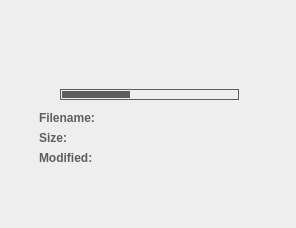
<?xml version="1.0" encoding="UTF-8"?>
<ui version="4.0">
 <class>GenFileDetailsView</class>
 <widget class="QWidget" name="GenFileDetailsView">
  <property name="geometry">
   <rect>
    <x>0</x>
    <y>0</y>
    <width>296</width>
    <height>228</height>
   </rect>
  </property>
  <property name="sizePolicy">
   <sizepolicy hsizetype="Expanding" vsizetype="Expanding">
    <horstretch>0</horstretch>
    <verstretch>0</verstretch>
   </sizepolicy>
  </property>
  <property name="windowTitle">
   <string>Form</string>
  </property>
  <property name="styleSheet">
   <string notr="true">color: rgb(92, 95, 97);
background-color: rgb(238, 238, 238);</string>
  </property>
  <widget class="GenKineticScrollWidget" name="kineticArea" native="true">
   <property name="geometry">
    <rect>
     <x>-1</x>
     <y>-1</y>
     <width>291</width>
     <height>231</height>
    </rect>
   </property>
   <widget class="QScrollArea" name="scrollArea">
    <property name="geometry">
     <rect>
      <x>-1</x>
      <y>-1</y>
      <width>301</width>
      <height>231</height>
     </rect>
    </property>
    <property name="widgetResizable">
     <bool>true</bool>
    </property>
    <widget class="QWidget" name="scrollAreaWidgetContents">
     <property name="geometry">
      <rect>
       <x>0</x>
       <y>0</y>
       <width>299</width>
       <height>229</height>
      </rect>
     </property>
     <widget class="QWidget" name="verticalLayoutWidget">
      <property name="geometry">
       <rect>
        <x>0</x>
        <y>0</y>
        <width>301</width>
        <height>231</height>
       </rect>
      </property>
      <layout class="QVBoxLayout" name="verticalLayout">
       <property name="leftMargin">
        <number>40</number>
       </property>
       <property name="rightMargin">
        <number>40</number>
       </property>
       <item>
        <spacer name="verticalSpacer">
         <property name="orientation">
          <enum>Qt::Vertical</enum>
         </property>
         <property name="sizeHint" stdset="0">
          <size>
           <width>20</width>
           <height>40</height>
          </size>
         </property>
        </spacer>
       </item>
       <item>
        <widget class="QLabel" name="thumbnail">
         <property name="contextMenuPolicy">
          <enum>Qt::NoContextMenu</enum>
         </property>
         <property name="text">
          <string/>
         </property>
         <property name="pixmap">
          <pixmap resource="../resources/cutebox.qrc">:/icons/page_white.gif</pixmap>
         </property>
         <property name="alignment">
          <set>Qt::AlignCenter</set>
         </property>
        </widget>
       </item>
       <item>
        <layout class="QHBoxLayout" name="horizontalLayout_4">
         <item>
          <spacer name="horizontalSpacer">
           <property name="orientation">
            <enum>Qt::Horizontal</enum>
           </property>
           <property name="sizeHint" stdset="0">
            <size>
             <width>20</width>
             <height>20</height>
            </size>
           </property>
          </spacer>
         </item>
         <item>
          <widget class="QProgressBar" name="itemProgressBar">
           <property name="sizePolicy">
            <sizepolicy hsizetype="Expanding" vsizetype="Preferred">
             <horstretch>1</horstretch>
             <verstretch>0</verstretch>
            </sizepolicy>
           </property>
           <property name="maximumSize">
            <size>
             <width>16777215</width>
             <height>13</height>
            </size>
           </property>
           <property name="contextMenuPolicy">
            <enum>Qt::NoContextMenu</enum>
           </property>
           <property name="styleSheet">
            <string notr="true">QProgressBar::chunk {
	background-color: rgb(92, 95, 97);
	margin: 1px;
}

QProgressBar {
background: transparent;
color: rgb(92, 95, 97);
border: 1px solid rgb(92, 95, 97);
margin: 1px;
text-align: center;
}
</string>
           </property>
           <property name="value">
            <number>40</number>
           </property>
           <property name="textVisible">
            <bool>false</bool>
           </property>
          </widget>
         </item>
         <item>
          <spacer name="horizontalSpacer_2">
           <property name="orientation">
            <enum>Qt::Horizontal</enum>
           </property>
           <property name="sizeHint" stdset="0">
            <size>
             <width>20</width>
             <height>20</height>
            </size>
           </property>
          </spacer>
         </item>
        </layout>
       </item>
       <item>
        <layout class="QHBoxLayout" name="horizontalLayout">
         <item>
          <widget class="QLabel" name="filename">
           <property name="font">
            <font>
             <weight>75</weight>
             <italic>false</italic>
             <bold>true</bold>
            </font>
           </property>
           <property name="contextMenuPolicy">
            <enum>Qt::NoContextMenu</enum>
           </property>
           <property name="styleSheet">
            <string notr="true"/>
           </property>
           <property name="text">
            <string>Filename:</string>
           </property>
           <property name="wordWrap">
            <bool>true</bool>
           </property>
          </widget>
         </item>
        </layout>
       </item>
       <item>
        <layout class="QHBoxLayout" name="horizontalLayout_2">
         <item>
          <widget class="QLabel" name="size">
           <property name="font">
            <font>
             <weight>75</weight>
             <bold>true</bold>
            </font>
           </property>
           <property name="contextMenuPolicy">
            <enum>Qt::NoContextMenu</enum>
           </property>
           <property name="styleSheet">
            <string notr="true"/>
           </property>
           <property name="text">
            <string>Size:</string>
           </property>
          </widget>
         </item>
        </layout>
       </item>
       <item>
        <layout class="QHBoxLayout" name="horizontalLayout_3">
         <item>
          <widget class="QLabel" name="modified">
           <property name="font">
            <font>
             <weight>75</weight>
             <bold>true</bold>
            </font>
           </property>
           <property name="contextMenuPolicy">
            <enum>Qt::NoContextMenu</enum>
           </property>
           <property name="styleSheet">
            <string notr="true"/>
           </property>
           <property name="text">
            <string>Modified:</string>
           </property>
          </widget>
         </item>
        </layout>
       </item>
       <item>
        <spacer name="verticalSpacer_2">
         <property name="orientation">
          <enum>Qt::Vertical</enum>
         </property>
         <property name="sizeHint" stdset="0">
          <size>
           <width>20</width>
           <height>40</height>
          </size>
         </property>
        </spacer>
       </item>
      </layout>
     </widget>
    </widget>
   </widget>
  </widget>
 </widget>
 <customwidgets>
  <customwidget>
   <class>GenKineticScrollWidget</class>
   <extends>QWidget</extends>
   <header>genkineticscrollwidget.h</header>
   <container>1</container>
  </customwidget>
 </customwidgets>
 <resources>
  <include location="../resources/cutebox.qrc"/>
 </resources>
 <connections/>
</ui>
